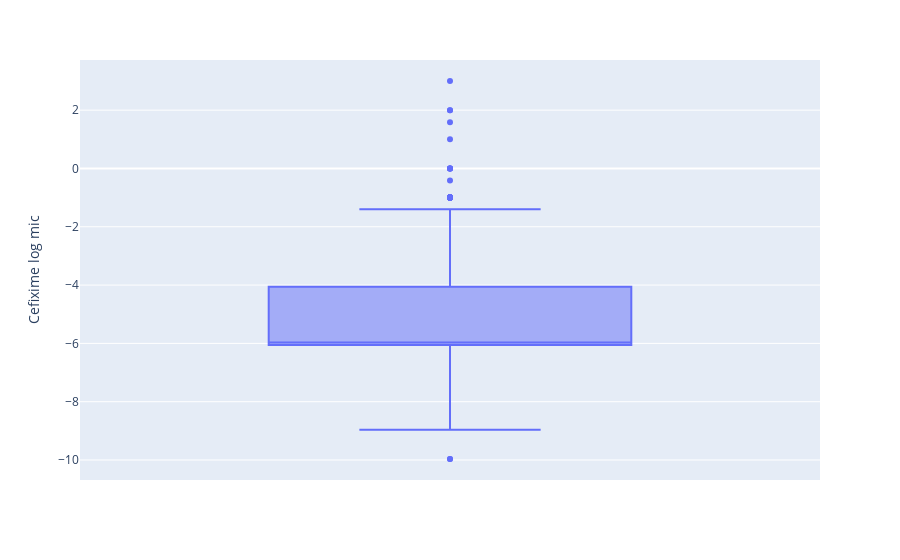

Notebook code for this chart:
### Code cell
fig = px.box(df, y='Cefixime log mic')

fig.show()

### Figure 1 — Plotly figure (JSON) as saved in the notebook; plotly's stock layout.template omitted (floating-point values rounded to 4 significant figures; data arrays with more than 128 entries replaced by an {"elided": "..."} marker saying what was removed)
{"data": [{"alignmentgroup": "True", "hovertemplate": "Cefixime log mic=%{y}<extra></extra>", "legendgroup": "", "marker": {"color": "#636efa"}, "name": "", "notched": false, "offsetgroup": "", "orientation": "v", "showlegend": false, "type": "box", "x0": " ", "xaxis": "x", "y": {"elided": "3786 float values"}, "y0": " ", "yaxis": "y"}], "layout": {"boxmode": "group", "legend": {"tracegroupgap": 0}, "margin": {"t": 60}, "xaxis": {"anchor": "y", "domain": [0, 1]}, "yaxis": {"anchor": "x", "domain": [0, 1], "title": {"text": "Cefixime log mic"}}}}
